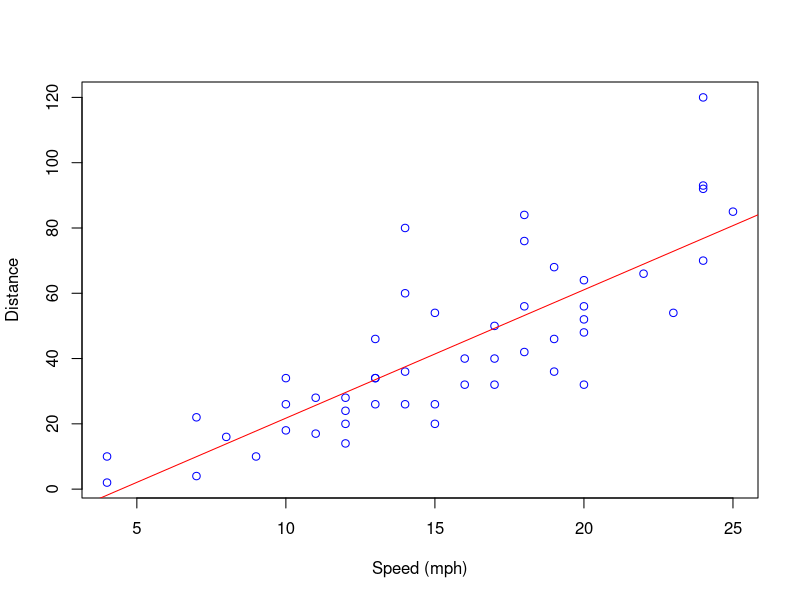
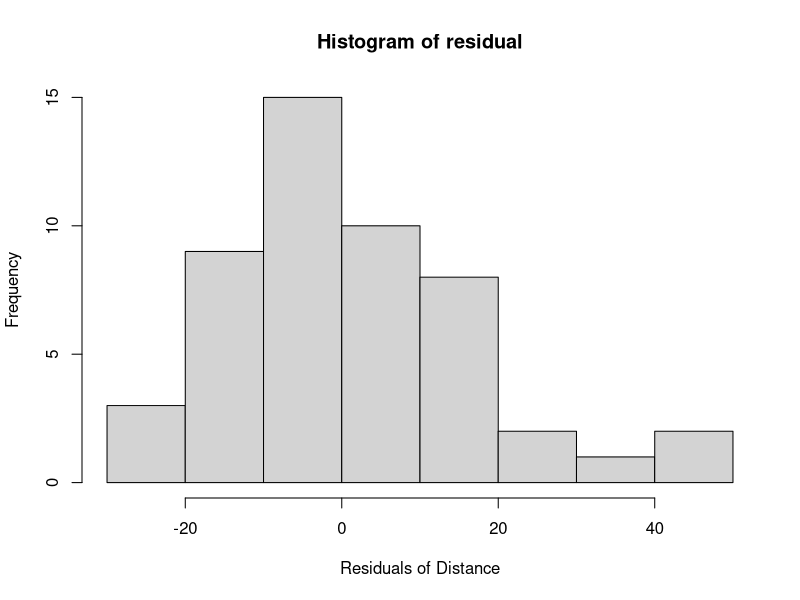
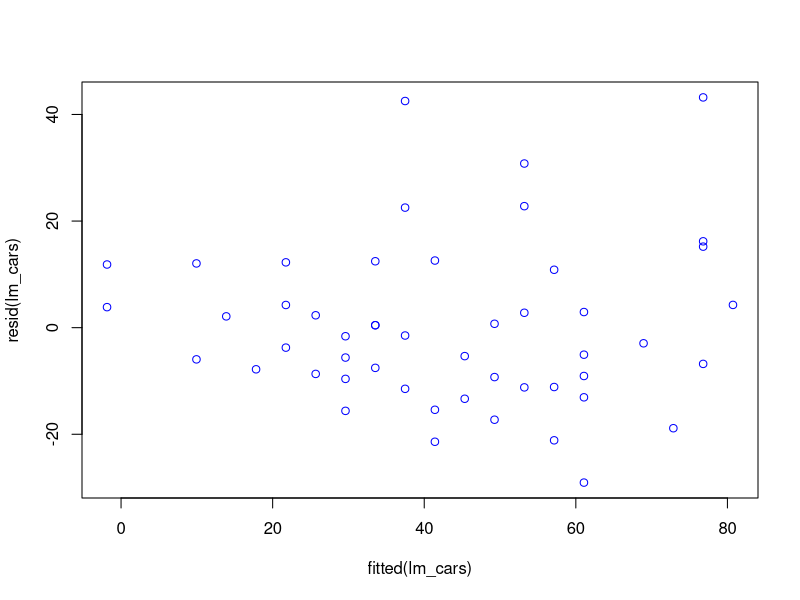
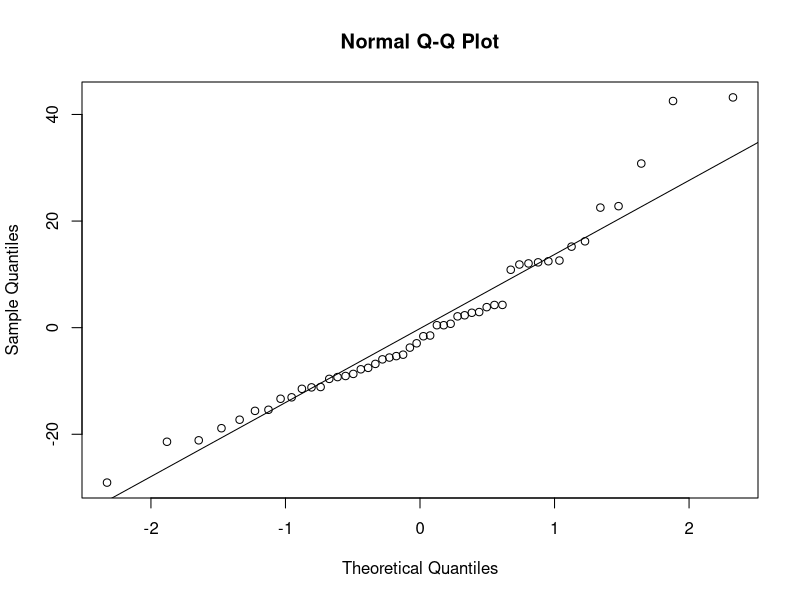
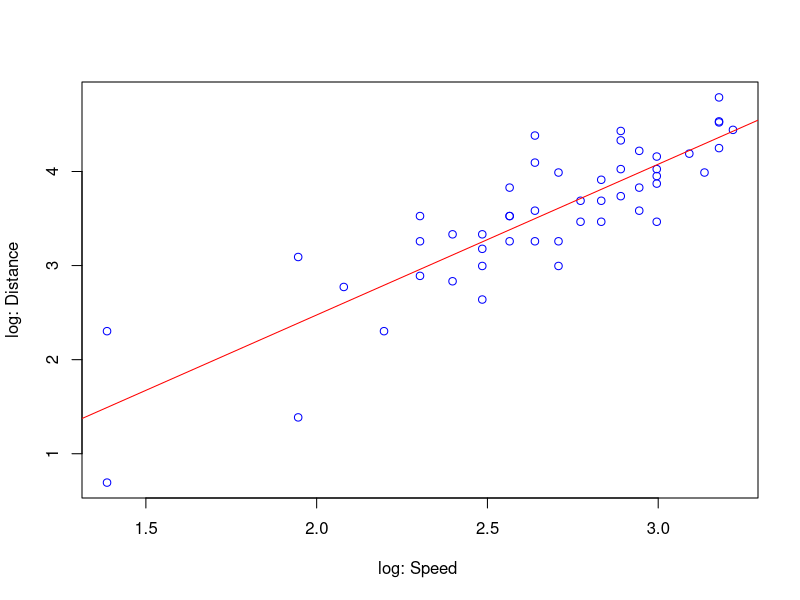
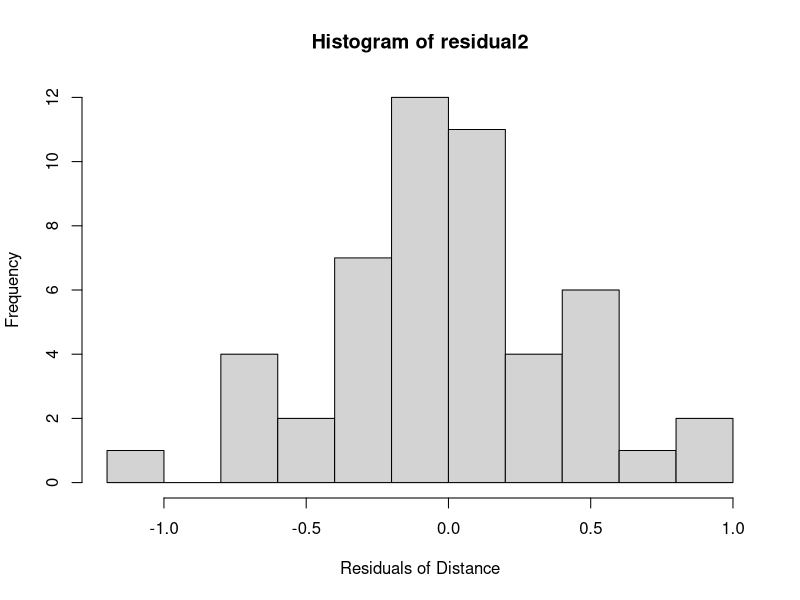
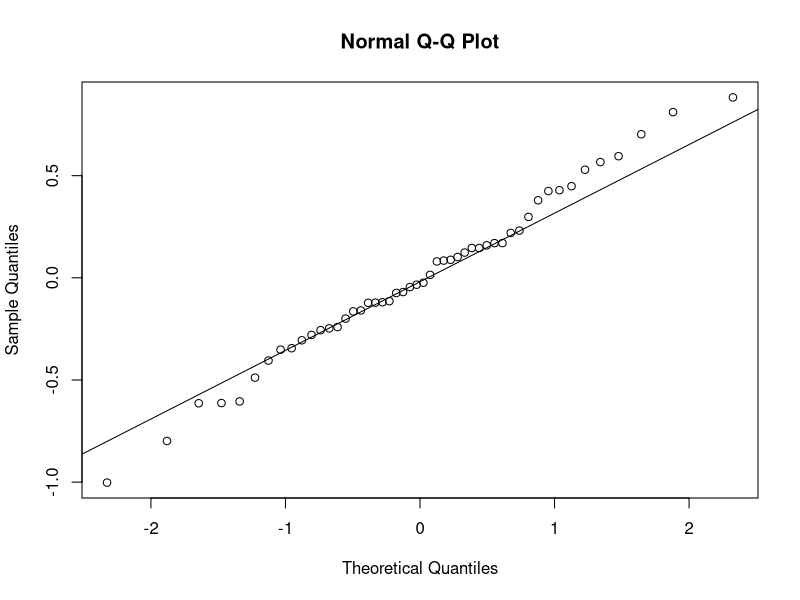

R code for these plots, in order:
## ---- chunk 1
knitr::opts_chunk$set(echo = TRUE)
## ---- chunk 2

summary(cars)

lm_cars <- lm(cars$dist ~ cars$speed)

summary(lm_cars)


## ---- chunk 3

plot(cars$speed, cars$dist, xlab = "Speed (mph)", ylab = "Distance", col='blue')
abline(lm_cars, col = "red")

## ---- chunk 4

residual <- resid(lm_cars)

summary(residual)

hist(residual, xlab = "Residuals of Distance")

## ---- chunk 5

plot(fitted(lm_cars), resid(lm_cars),  col = 'blue')

qqnorm(residual)
qqline(residual)


## ---- chunk 6


lm2 <- lm(log(cars$dist) ~ log(cars$speed))
summary(lm2)
plot(log(cars$speed), log(cars$dist), xlab = 'log: Speed ', ylab = 'log: Distance', col = 'blue')
abline(lm2, col = 'red')

residual2 <- resid(lm2)

summary(residual2)

hist(residual2, xlab = "Residuals of Distance")

qqnorm(residual2)
qqline(residual2)

